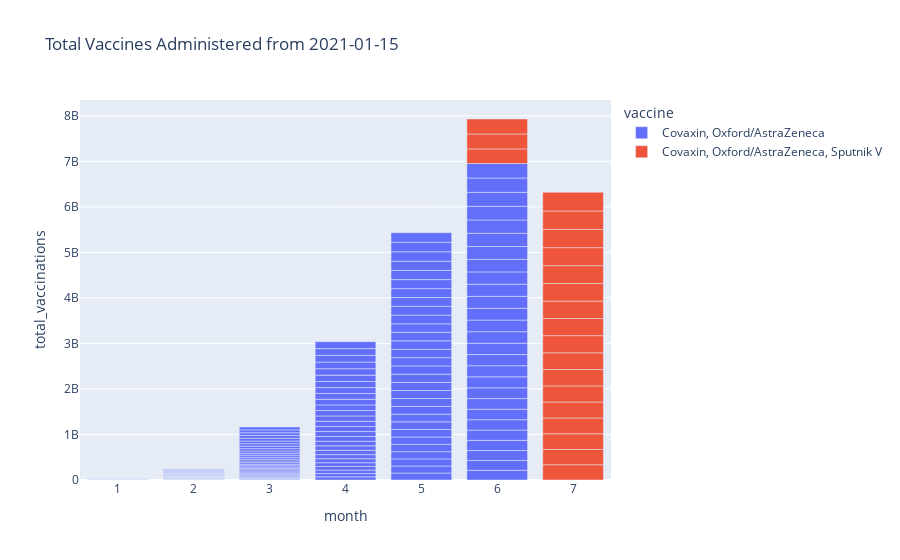

The code cell stored with this chart in its notebook:
### Code cell
px.bar(vaccines_india_df, 
       x=vaccines_india_df.month, 
       y=vaccines_india_df.total_vaccinations, 
       title="Total Vaccines Administered from 2021-01-15", 
       color="vaccine", 
       hover_data=['date'])

### Figure 1 — Plotly figure (JSON) as saved in the notebook; plotly's stock layout.template omitted (floating-point values rounded to 4 significant figures; data arrays with more than 128 entries replaced by an {"elided": "..."} marker saying what was removed)
{"data": [{"alignmentgroup": "True", "customdata": {"elided": "159x1 str values"}, "hovertemplate": "vaccine=Covaxin, Oxford/AstraZeneca<br>month=%{x}<br>total_vaccinations=%{y}<br>date=%{customdata[0]}<extra></extra>", "legendgroup": "Covaxin, Oxford/AstraZeneca", "marker": {"color": "#636efa", "pattern": {"shape": ""}}, "name": "Covaxin, Oxford/AstraZeneca", "offsetgroup": "Covaxin, Oxford/AstraZeneca", "orientation": "v", "showlegend": true, "textposition": "auto", "type": "bar", "x": {"elided": "159 int values"}, "xaxis": "x", "y": {"elided": "159 int values"}, "yaxis": "y"}, {"alignmentgroup": "True", "customdata": [["2021-06-28T00:00:00"], ["2021-06-29T00:00:00"], ["2021-06-30T00:00:00"], ["2021-07-01T00:00:00"], ["2021-07-02T00:00:00"], ["2021-07-03T00:00:00"], ["2021-07-04T00:00:00"], ["2021-07-05T00:00:00"], ["2021-07-06T00:00:00"], ["2021-07-07T00:00:00"], ["2021-07-08T00:00:00"], ["2021-07-10T00:00:00"], ["2021-07-11T00:00:00"], ["2021-07-12T00:00:00"], ["2021-07-13T00:00:00"], ["2021-07-14T00:00:00"], ["2021-07-15T00:00:00"], ["2021-07-16T00:00:00"], ["2021-07-17T00:00:00"], ["2021-07-19T00:00:00"]], "hovertemplate": "vaccine=Covaxin, Oxford/AstraZeneca, Sputnik V<br>month=%{x}<br>total_vaccinations=%{y}<br>date=%{customdata[0]}<extra></extra>", "legendgroup": "Covaxin, Oxford/AstraZeneca, Sputnik V", "marker": {"color": "#EF553B", "pattern": {"shape": ""}}, "name": "Covaxin, Oxford/AstraZeneca, Sputnik V", "offsetgroup": "Covaxin, Oxford/AstraZeneca, Sputnik V", "orientation": "v", "showlegend": true, "textposition": "auto", "type": "bar", "x": [6, 6, 6, 7, 7, 7, 7, 7, 7, 7, 7, 7, 7, 7, 7, 7, 7, 7, 7, 7], "xaxis": "x", "y": [321423578, 327423913, 329158139, 334741649, 335671794, 344300590, 347378550, 351229497, 354307646, 358070763, 368991222, 376032586, 377352501, 381467646, 387697935, 391340491, 395343767, 399695879, 404931715, 411846401], "yaxis": "y"}], "layout": {"barmode": "relative", "legend": {"title": {"text": "vaccine"}, "tracegroupgap": 0}, "title": {"text": "Total Vaccines Administered from 2021-01-15"}, "xaxis": {"anchor": "y", "domain": [0, 1], "title": {"text": "month"}}, "yaxis": {"anchor": "x", "domain": [0, 1], "title": {"text": "total_vaccinations"}}}}
